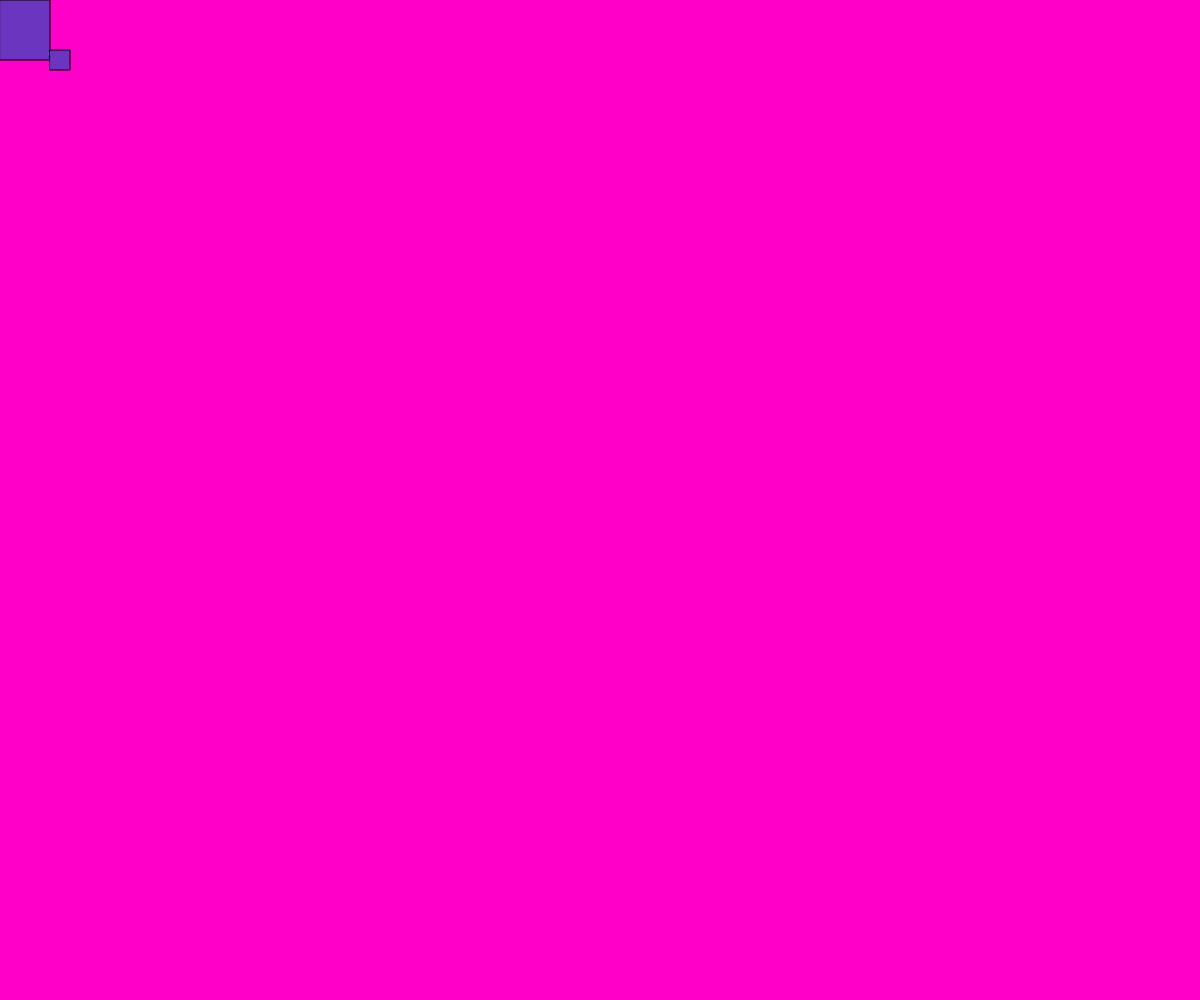
Frame 1 (no input)
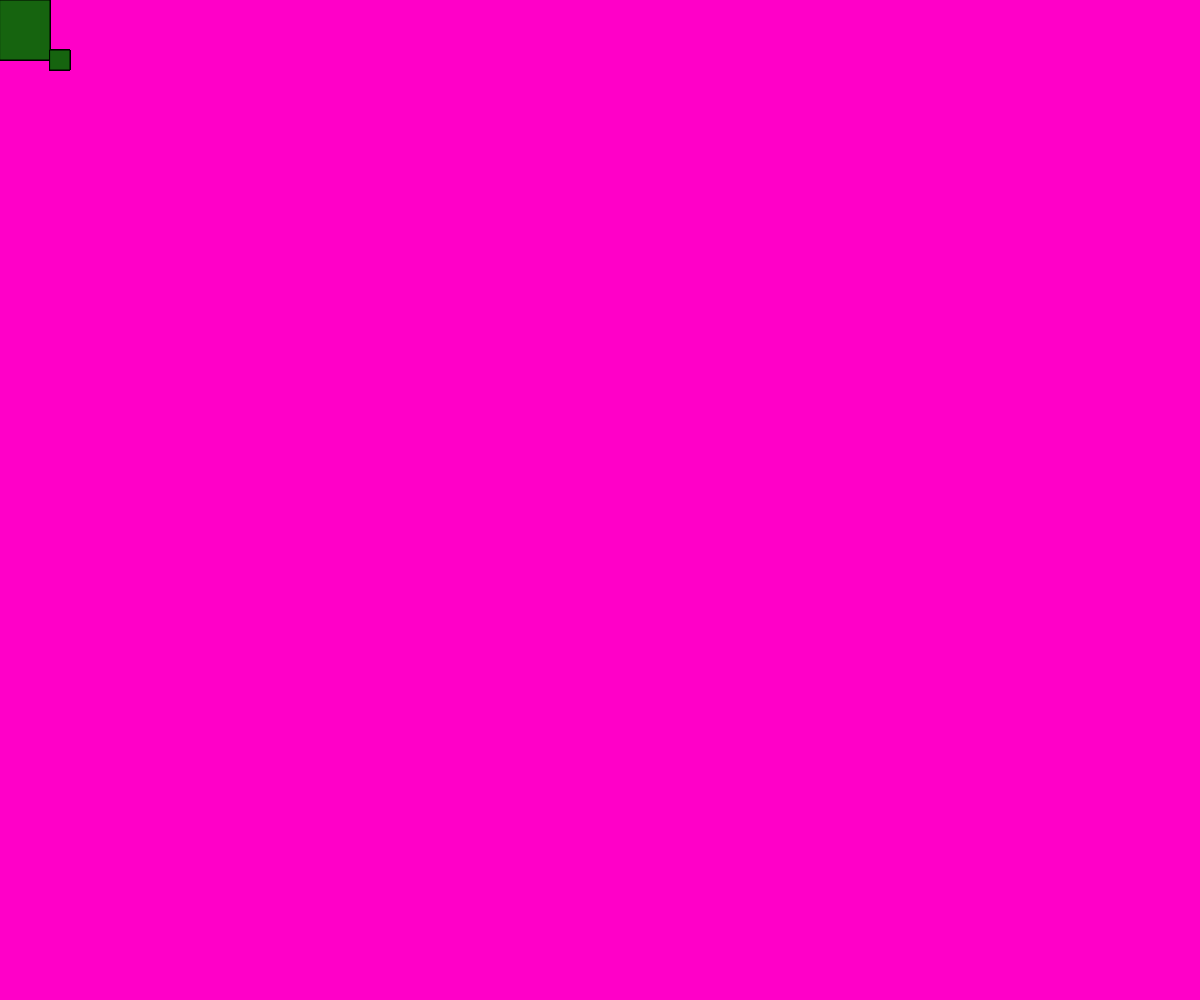
Frame 60 (no input)
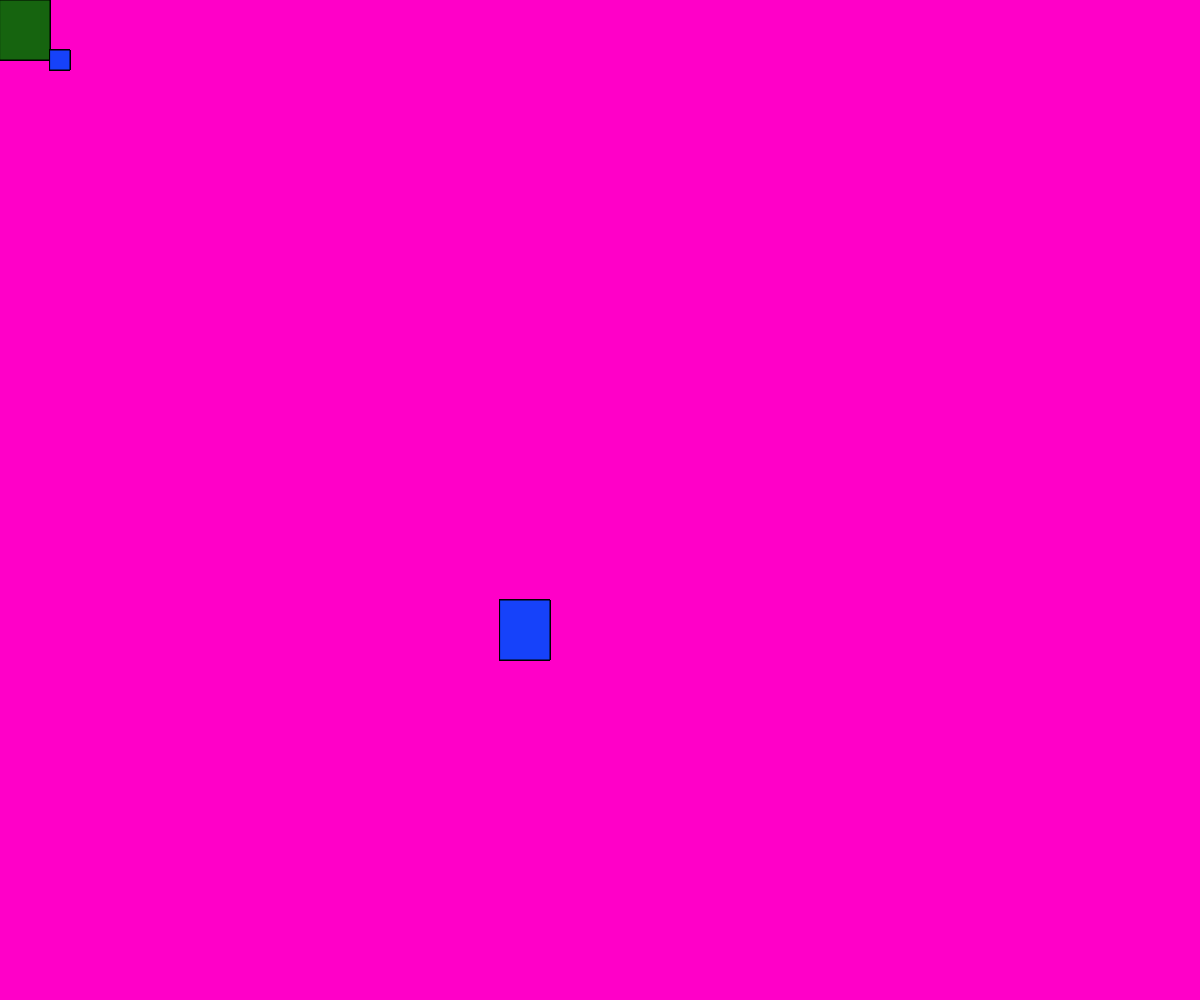
Frame 120 (the mouse pressed at the canvas centre since frame 60)

The p5.js sketch that drew these frames (run headless with seeded random() and noise() and a simulated clock; from frame 60 on, the mouse is pressed at the canvas centre):

// p5.js sketch
// ── sketch.js
var cnv;
let moverX=200;
function centerCanvas() {
  var x = (windowWidth - width) / 2;
  var y = (windowHeight - height) / 2;
  cnv.position(x, y);
}

function setup() {
  cnv = createCanvas(windowWidth, windowHeight);
  centerCanvas();
  background(255, 0, 200);
}

function windowResized() {
  centerCanvas();
}
function draw(){
  fill(random(150),random(255),random(255));
  rect(mouseY,mouseX,50,60);
  moverX=moverX+1;
  rect(50,50,20,20);

}
